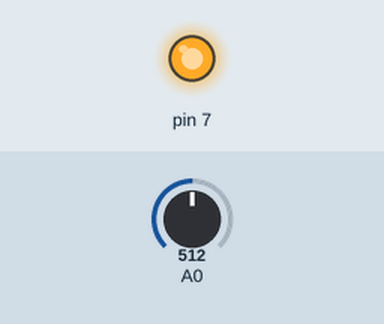
The sketch below on a simulated Arduino Uno, built with avr-gcc and run on an emulated ATmega328P. On the bench: output pins drawn as LEDs (lit = HIGH). The test bench sets the inputs (shaded band); at power-on: A0 = 512. What the sketch prints to the serial monitor is not drawn.

Above: at 1.8 s.
1.9 s: A0 set to 990
3.4 s: A0 set to 1015
Timing chart, 0 to 6.4 s (numbered marks = the images above; inputs shaded):
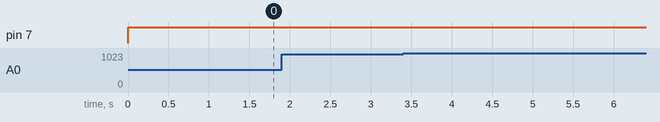

The sketch:

ldr_lazer.ino
```cpp
void setup() {
  // put your setup code here, to run once:
  pinMode(7,OUTPUT);
  pinMode(A0,INPUT);
  Serial.begin(9600);

}

void loop() {
  int deger=analogRead(A0);
  Serial.println(deger);
  digitalWrite(7,HIGH);
  // put your main code here, to run repeatedly:
  if(deger<1000)
  {
  Serial.println("Biri var");
  delay(1000);
  }
  else
  {
  Serial.println("Kimse yok");
  delay(1000);
  }

}
```

Measured:
- after the input at 1.9 s, every drawn part: stays the same
- after the input at 3.4 s, every drawn part: stays the same
